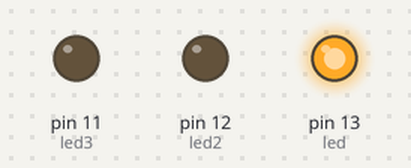
Bench run of a sketch on a simulated Arduino Uno, built with avr-gcc and run on an emulated ATmega328P. Shown: output pins drawn as LEDs (lit = HIGH).

Above: at 1.0 s.
At 2.5 s:
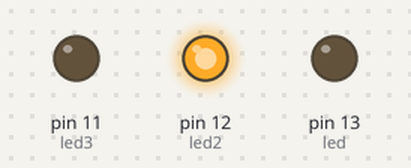
At 4.0 s:
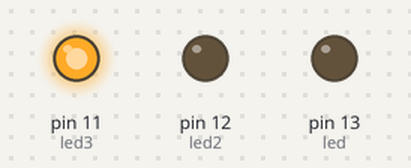
Timing chart, 0 to 6.5 s (numbered marks = the images above):
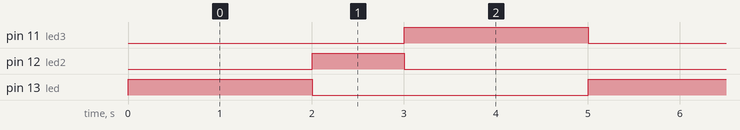

Measured:
- by itself, pin 11 (led3), pin 13 (led): alternates HIGH for 2.0 s and LOW for 3.0 s
- by itself, pin 12 (led2): alternates HIGH for 1.0 s and LOW for 4.0 s
- by itself, everything shown: repeats every 5.0 s, in 4 steps

The sketch:

trafic_light_program.ino
```cpp
    #include<stdio.h>
    const int led=13;
    const int led2=12;
    const int led3=11;

    void setup() {
      pinMode(led,OUTPUT);
      pinMode(led2,OUTPUT);
      pinMode(led3,OUTPUT);

    }

void loop() {

  digitalWrite(led,HIGH);
  delay(2000);
  digitalWrite(led,LOW);

  digitalWrite(led2,HIGH);
  delay(1000);
  digitalWrite(led2,LOW);

  digitalWrite(led3,HIGH);
  delay(2000);
  digitalWrite(led3,LOW);

}
```
